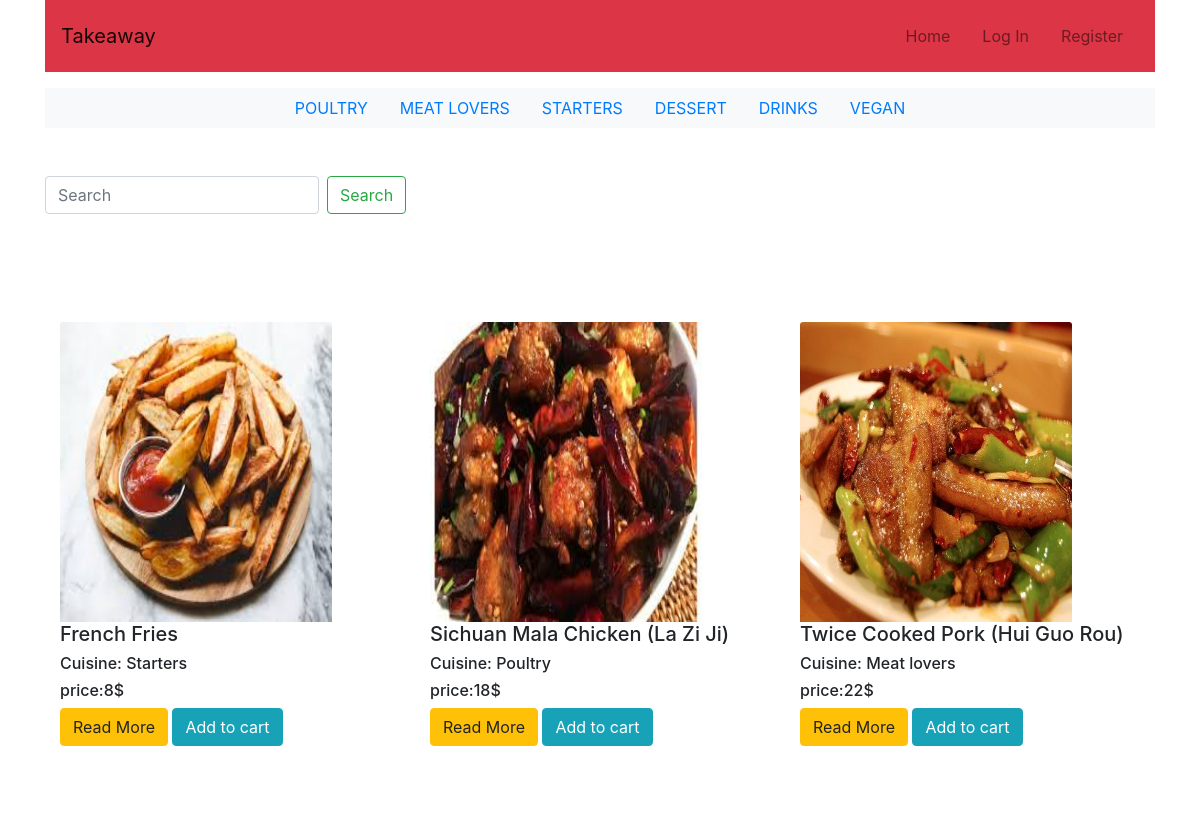
Before: / (upper part) with the older database file.
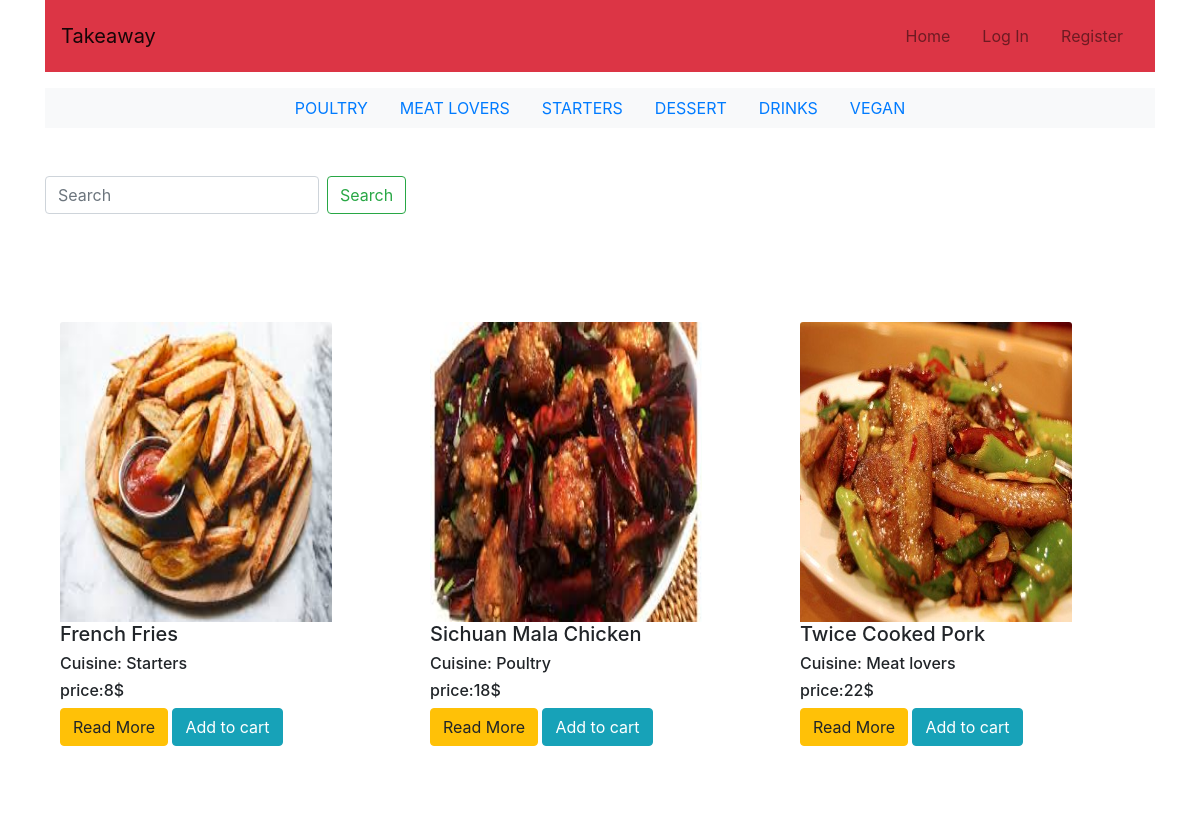
After: the same page with the newer database file.
### takeaway_app/models.py (models this page shows, shortened)
class Food(models.Model):
	name = models.CharField(blank=False,max_length=255)
	price = models.IntegerField(default=0)
	image = models.ImageField(upload_to='images',null=True,blank=True)
	description = models.TextField(blank=True)
	menu = models.ForeignKey(Menu, on_delete=models.CASCADE, related_name='food_menu', null=True)

class Menu(models.Model):
	name = models.CharField(blank=False,max_length=255)
	def __str__(self):
		return self.name

### takeaway_app/views.py (the view)
# urls.py: url(r'^$', index,name='index'),
def index(request):
    food = Food.objects.all()
    menu = Menu.objects.all()
    return render(request, 'index.html', {
        'food':food,
        'menu':menu
    })

### cart/context.py (called while the page is built)
def cart_contents(request):
    cart = request.session.get('cart', {})
    cart_items = []
    total = 0
    food_count = 0
    for id, quantity in cart.items():
        food = get_object_or_404(Food, pk=id)
        total += quantity * food.price
        food_count += quantity
        cart_items.append({'id': id, 'quantity': quantity, 'food': food})
    return {'cart_items': cart_items, 'total': total, 'food_count': food_count}

### takeaway_app/templates/index.html (shortened to what this page needs)
{% extends 'layout.html' %}
{% load static %}
{% load bootstrap_tags %}
{% block content %}
<div class="container">
<div class="row">
	 {% for food in food %}
    <div class="col-lg-4 col-md-4 col-xs-12 col-sm-12 inline" id="block">
    	       <img alt="Card image cap" class="card-img-top img-fluid" style="width:80%; height:25vw;" src="{% get_media_prefix %}{{food.image}}" />
    	       <h5>{{ food.name }}</h5>
    	       <h6>Cuisine: {{ food.menu }}</h6>
          			<h6>price:{{ food.price }}$</h6>
                <a href="{% url 'food_detail' food.id %}" class="btn btn-warning read-more">Read More</a>
                {% if user.is_authenticated %}
                <form method="post" action="{% url 'add_to_cart' food.id %}">
                    {% csrf_token %}
                    <div class="input-group  col-xs-1">
                        <input name="quantity" type="number" min="1" value="1" max="999" class="form-control" placeholder="Quantity">
                        <span class="input-group-btn" >
                            <button class="btn  btn-info" type="submit">Cart</button>
                        </span>
                    </div>
                </form>
                  {% else %}
                 <a class="btn btn-info" href="{% url 'login_link' %}" role="button">Add to cart</a>
            {% endif %}
    </div>
    {% endfor %}
   </div>
</div>
{% endblock%}

Changed rows visible on the page:
changed Food "Poultry": name "Sichuan Mala Chicken (La Zi Ji)" → "Sichuan Mala Chicken"
changed Food "Meat lovers": name "Twice Cooked Pork (Hui Guo Rou)" → "Twice Cooked Pork"
